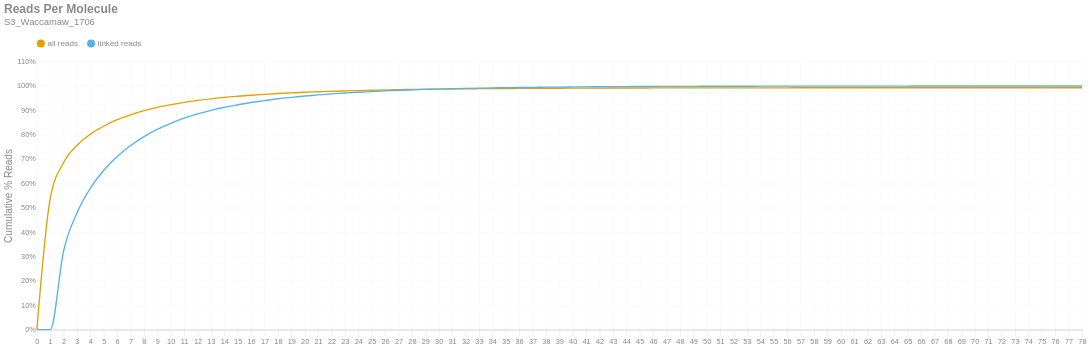

Notebook cell for this chart:
### Markdown cell above
### Reads per Molecule
This chart shows the cumulative distribution of the number of reads per linked molecule. That is, how many alignments are associated with a unique molecule. This excludes the number of reads associated with invalid or absent linked-read barcodes. The `linked` histogram is the percentages recalculated when disregarding singletons.

### Code cell
if SKIPLR:
    print_html(f"Skipped")
else:
    counts = np.bincount(valids['reads'].cast(pl.Int64).to_numpy())
    weighted = counts * np.arange(len(counts))
    all_perc = weighted / n_reads
    linked_perc = weighted / n_linked_reads
    linked_perc[1] = 0
    binned_df = pl.DataFrame({
        'readsper': list(range(len(counts))),
        'all reads (cumsum)': np.cumsum(all_perc).tolist(),
        'linked reads (cumsum)': np.cumsum(linked_perc).tolist(),
    })

    with SafeRender(binned_df):
        (
            density_plot(binned_df, 'Reads Per Molecule', samplename, 'readspmol')
            .encode(
                x=alt.X('readsper:O', title=None).axis(labelAngle=0).scale(padding=0),
                y=alt.Y('value:Q', title='Cumulative % Reads').axis(format='%').stack(False),
                color=alt.Color("key:N").scale(domain=["all reads", "linked reads"]),
                tooltip=[
                    alt.Tooltip("key:N", title="Data Type"),
                    alt.Tooltip("readsper:O", title="Reads Per Molecule"),
                    alt.Tooltip("value:Q", format=".2%", title="% Reads (Cum.)")
                ]            
            )
        ).display()

### Figure 1 — Vega-Lite specification as saved in the notebook (floating-point values rounded to 4 significant figures)
{"width": "container", "height": 400, "config": {"title": {"anchor": "start", "dy": -15, "fontSize": 18, "color": "#888888", "subtitleColor": "#888888", "subtitleFontSize": 14}, "arc": {"fill": "#0072B2"}, "axis": {"domainColor": "#888888", "domainWidth": 0.5, "gridWidth": 0.2, "grid": false, "titleFontWeight": 400, "titleFontSize": 15, "labelFontSize": 11, "labelColor": "#888888", "tickColor": "#888888", "tickWidth": 0.2, "titleColor": "#888888"}, "axisBand": {"grid": false}, "axisX": {"grid": true, "tickSize": 10, "domainCap": "round"}, "axisY": {"domain": false, "grid": true, "tickSize": 0, "domainCap": "round"}, "background": "transparent", "header": {"labelFontSize": 15, "labelColor": "#888888", "titleFontSize": 15, "titleFontWeight": 600, "titleColor": "#888888"}, "legend": {"labelFont": "sans-serif", "labelFontSize": 12, "labelColor": "#888888", "symbolSize": 100, "symbolType": "circle", "titleFontSize": 12, "titlePadding": 10, "titleColor": "#888888", "title": null, "orient": "top"}, "range": {"category": ["#E69F00", "#56B4E9", "#009E73", "#F0E442", "#0072B2", "#D55E00", "#CC79A7", "#000000"], "diverging": ["#cfe8f3", "#a2d4ec", "#73bfe2", "#46abdb", "#1696d2", "#12719e"]}, "area": {"fill": "#0072B2", "fillOpacity": 0.7, "line": true, "strokeOpacity": 0.7}, "line": {"color": "#0072B2", "stroke": "#0072B2", "strokeWidth": 2}, "trail": {"color": "#0072B2", "stroke": "#0072B2", "strokeWidth": 0, "size": 1}, "point": {"filled": true, "fillOpacity": 1.0, "size": 95}, "text": {"color": "#888888", "fontSize": 11, "align": "right", "fontWeight": 400, "size": 11}, "bar": {"fill": "#0072B2", "stroke": null}, "view": {"stroke": null, "continuousWidth": 660, "continuousHeight": 400}}, "data": {"name": "data-a2f964c0375604b063b9f45428c751d7"}, "mark": {"type": "line", "interpolate": "monotone", "point": {"opacity": 0, "size": 275}}, "encoding": {"color": {"field": "key", "scale": {"domain": ["all reads", "linked reads"]}, "type": "nominal"}, "tooltip": [{"field": "key", "title": "Data Type", "type": "nominal"}, {"field": "readsper", "title": "Reads Per Molecule", "type": "ordinal"}, {"field": "value", "format": ".2%", "title": "% Reads (Cum.)", "type": "quantitative"}], "x": {"axis": {"labelAngle": 0}, "field": "readsper", "scale": {"padding": 0}, "title": null, "type": "ordinal"}, "y": {"axis": {"format": "%"}, "field": "value", "stack": false, "title": "Cumulative % Reads", "type": "quantitative"}}, "params": [{"name": "param_c36ac31b6afebe62", "select": {"type": "point", "fields": ["key"]}, "bind": "legend"}], "title": {"text": "Reads Per Molecule", "subtitle": "S3_Waccamaw_1706"}, "transform": [{"fold": ["all reads (cumsum)", "linked reads (cumsum)"]}, {"calculate": "replace(datum.key, ' (cumsum)', '')", "as": "key"}, {"filter": {"param": "param_c36ac31b6afebe62"}}], "usermeta": {"embedOptions": {"downloadFileName": "S3_Waccamaw_1706.readspmol"}}, "$schema": "https://vega.github.io/schema/vega-lite/v6.1.0.json", "datasets": {"data-a2f964c0375604b063b9f45428c751d7": [{"readsper": 0, "all reads (cumsum)": 0.0, "linked reads (cumsum)": 0.0}, {"readsper": 1, "all reads (cumsum)": 0.5388, "linked reads (cumsum)": 0.0}, {"readsper": 2, "all reads (cumsum)": 0.6859, "linked reads (cumsum)": 0.3238}, {"readsper": 3, "all reads (cumsum)": 0.7568, "linked reads (cumsum)": 0.4801}, {"readsper": 4, "all reads (cumsum)": 0.8026, "linked reads (cumsum)": 0.5808}, {"readsper": 5, "all reads (cumsum)": 0.8359, "linked reads (cumsum)": 0.6543}, {"readsper": 6, "all reads (cumsum)": 0.8615, "linked reads (cumsum)": 0.7107}, {"readsper": 7, "all reads (cumsum)": 0.882, "linked reads (cumsum)": 0.7557}, {"readsper": 8, "all reads (cumsum)": 0.8985, "linked reads (cumsum)": 0.7922}, {"readsper": 9, "all reads (cumsum)": 0.9124, "linked reads (cumsum)": 0.8226}, {"readsper": 10, "all reads (cumsum)": 0.9234, "linked reads (cumsum)": 0.8469}, {"readsper": 11, "all reads (cumsum)": 0.9328, "linked reads (cumsum)": 0.8677}, {"readsper": 12, "all reads (cumsum)": 0.9408, "linked reads (cumsum)": 0.8853}, {"readsper": 13, "all reads (cumsum)": 0.9475, "linked reads (cumsum)": 0.9}, {"readsper": 14, "all reads (cumsum)": 0.9533, "linked reads (cumsum)": 0.9128}, {"readsper": 15, "all reads (cumsum)": 0.9579, "linked reads (cumsum)": 0.923}, {"readsper": 16, "all reads (cumsum)": 0.9622, "linked reads (cumsum)": 0.9323}, {"readsper": 17, "all reads (cumsum)": 0.9656, "linked reads (cumsum)": 0.94}, {"readsper": 18, "all reads (cumsum)": 0.9691, "linked reads (cumsum)": 0.9476}, {"readsper": 19, "all reads (cumsum)": 0.9718, "linked reads (cumsum)": 0.9535}, {"readsper": 20, "all reads (cumsum)": 0.9743, "linked reads (cumsum)": 0.9591}, {"readsper": 21, "all reads (cumsum)": 0.9763, "linked reads (cumsum)": 0.9634}, {"readsper": 22, "all reads (cumsum)": 0.9783, "linked reads (cumsum)": 0.9678}, {"readsper": 23, "all reads (cumsum)": 0.9798, "linked reads (cumsum)": 0.9713}, {"readsper": 24, "all reads (cumsum)": 0.9813, "linked reads (cumsum)": 0.9745}, {"readsper": 25, "all reads (cumsum)": 0.9826, "linked reads (cumsum)": 0.9772}, {"readsper": 26, "all reads (cumsum)": 0.9838, "linked reads (cumsum)": 0.9801}, {"readsper": 27, "all reads (cumsum)": 0.985, "linked reads (cumsum)": 0.9827}, {"readsper": 28, "all reads (cumsum)": 0.9857, "linked reads (cumsum)": 0.9842}, {"readsper": 29, "all reads (cumsum)": 0.9865, "linked reads (cumsum)": 0.9859}, {"readsper": 30, "all reads (cumsum)": 0.9871, "linked reads (cumsum)": 0.9873}, {"readsper": 31, "all reads (cumsum)": 0.9878, "linked reads (cumsum)": 0.9887}, {"readsper": 32, "all reads (cumsum)": 0.9884, "linked reads (cumsum)": 0.9901}, {"readsper": 33, "all reads (cumsum)": 0.989, "linked reads (cumsum)": 0.9913}, {"readsper": 34, "all reads (cumsum)": 0.9894, "linked reads (cumsum)": 0.9924}, {"readsper": 35, "all reads (cumsum)": 0.9898, "linked reads (cumsum)": 0.9931}, {"readsper": 36, "all reads (cumsum)": 0.9901, "linked reads (cumsum)": 0.9938}, {"readsper": 37, "all reads (cumsum)": 0.9904, "linked reads (cumsum)": 0.9945}, {"readsper": 38, "all reads (cumsum)": 0.9907, "linked reads (cumsum)": 0.9951}, {"readsper": 39, "all reads (cumsum)": 0.9909, "linked reads (cumsum)": 0.9957}, {"readsper": 40, "all reads (cumsum)": 0.9912, "linked reads (cumsum)": 0.9962}, {"readsper": 41, "all reads (cumsum)": 0.9914, "linked reads (cumsum)": 0.9966}, {"readsper": 42, "all reads (cumsum)": 0.9915, "linked reads (cumsum)": 0.997}, {"readsper": 43, "all reads (cumsum)": 0.9917, "linked reads (cumsum)": 0.9973}, {"readsper": 44, "all reads (cumsum)": 0.9919, "linked reads (cumsum)": 0.9977}, {"readsper": 45, "all reads (cumsum)": 0.9919, "linked reads (cumsum)": 0.9979}, {"readsper": 46, "all reads (cumsum)": 0.992, "linked reads (cumsum)": 0.998}, {"readsper": 47, "all reads (cumsum)": 0.9921, "linked reads (cumsum)": 0.9983}, {"readsper": 48, "all reads (cumsum)": 0.9922, "linked reads (cumsum)": 0.9986}, {"readsper": 49, "all reads (cumsum)": 0.9923, "linked reads (cumsum)": 0.9987}, {"readsper": 50, "all reads (cumsum)": 0.9924, "linked reads (cumsum)": 0.9988}, {"readsper": 51, "all reads (cumsum)": 0.9924, "linked reads (cumsum)": 0.9989}, {"readsper": 52, "all reads (cumsum)": 0.9924, "linked reads (cumsum)": 0.9989}, {"readsper": 53, "all reads (cumsum)": 0.9925, "linked reads (cumsum)": 0.9991}, {"readsper": 54, "all reads (cumsum)": 0.9925, "linked reads (cumsum)": 0.9992}, {"readsper": 55, "all reads (cumsum)": 0.9926, "linked reads (cumsum)": 0.9993}, {"readsper": 56, "all reads (cumsum)": 0.9926, "linked reads (cumsum)": 0.9994}, {"readsper": 57, "all reads (cumsum)": 0.9927, "linked reads (cumsum)": 0.9995}, {"readsper": 58, "all reads (cumsum)": 0.9927, "linked reads (cumsum)": 0.9995}, {"readsper": 59, "all reads (cumsum)": 0.9927, "linked reads (cumsum)": 0.9996}, {"readsper": 60, "all reads (cumsum)": 0.9927, "linked reads (cumsum)": 0.9997}, {"readsper": 61, "all reads (cumsum)": 0.9928, "linked reads (cumsum)": 0.9997}, {"readsper": 62, "all reads (cumsum)": 0.9928, "linked reads (cumsum)": 0.9997}, {"readsper": 63, "all reads (cumsum)": 0.9928, "linked reads (cumsum)": 0.9998}, {"readsper": 64, "all reads (cumsum)": 0.9928, "linked reads (cumsum)": 0.9998}, {"readsper": 65, "all reads (cumsum)": 0.9928, "linked reads (cumsum)": 0.9998}, {"readsper": 66, "all reads (cumsum)": 0.9928, "linked reads (cumsum)": 0.9999}, {"readsper": 67, "all reads (cumsum)": 0.9928, "linked reads (cumsum)": 0.9999}, {"readsper": 68, "all reads (cumsum)": 0.9928, "linked reads (cumsum)": 0.9999}, {"readsper": 69, "all reads (cumsum)": 0.9928, "linked reads (cumsum)": 0.9999}, {"readsper": 70, "all reads (cumsum)": 0.9928, "linked reads (cumsum)": 0.9999}, {"readsper": 71, "all reads (cumsum)": 0.9929, "linked reads (cumsum)": 1.0}, {"readsper": 72, "all reads (cumsum)": 0.9929, "linked reads (cumsum)": 1.0}, {"readsper": 73, "all reads (cumsum)": 0.9929, "linked reads (cumsum)": 1.0}, {"readsper": 74, "all reads (cumsum)": 0.9929, "linked reads (cumsum)": 1.0}, {"readsper": 75, "all reads (cumsum)": 0.9929, "linked reads (cumsum)": 1.0}, {"readsper": 76, "all reads (cumsum)": 0.9929, "linked reads (cumsum)": 1.0}, {"readsper": 77, "all reads (cumsum)": 0.9929, "linked reads (cumsum)": 1.0}, {"readsper": 78, "all reads (cumsum)": 0.9929, "linked reads (cumsum)": 1.0}]}}
